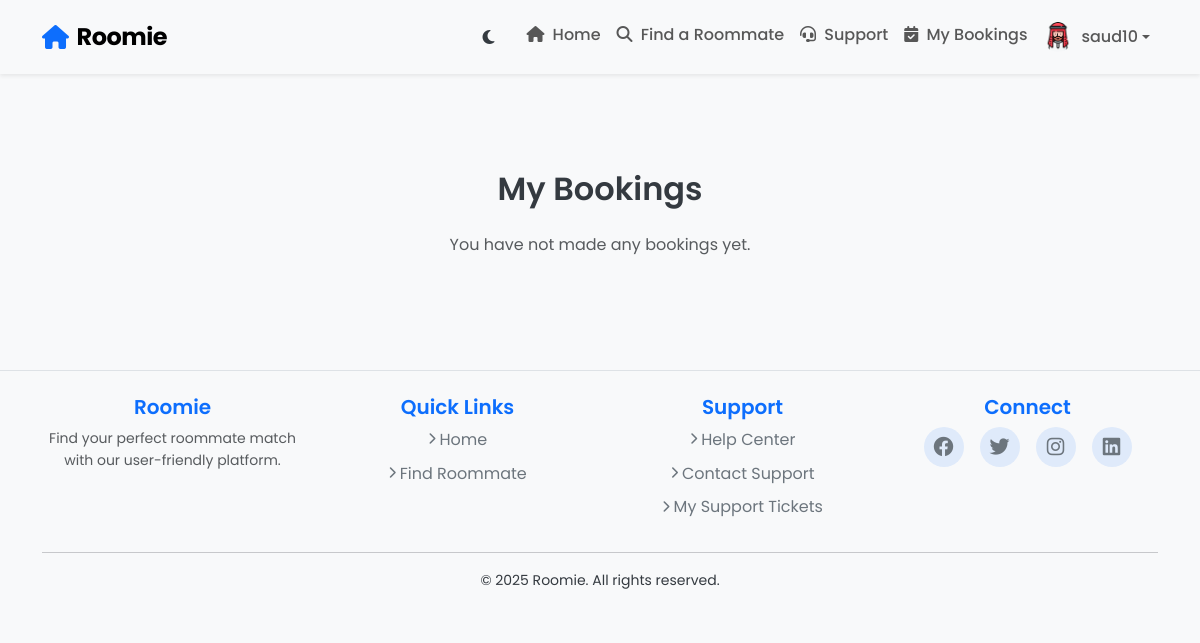
/my-bookings/ (signed in), run on an earlier commit of the app's database.
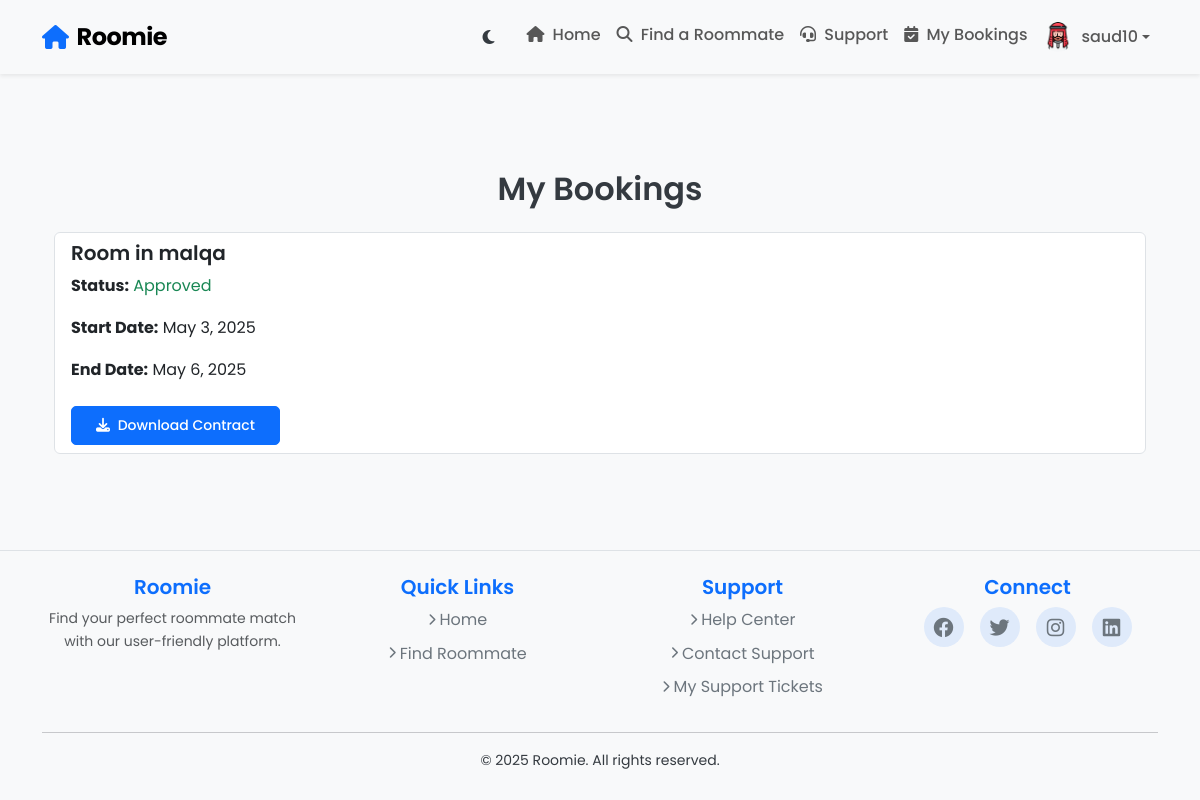
And on a later commit of the database.
### core/models.py (models this page shows, shortened)
class RoomBooking(models.Model):
    room = models.ForeignKey(Room, on_delete=models.CASCADE, related_name='bookings')
    seeker = models.ForeignKey(User, on_delete=models.CASCADE, related_name='bookings')
    start_date = models.DateField()
    end_date = models.DateField()
    status = models.CharField(max_length=20, choices=[
        ('pending', 'Pending'),
        ('approved', 'Approved'),
        ('rejected', 'Rejected'),
        ('cancelled', 'Cancelled'),
    ], default='pending')
    timestamp = models.DateTimeField(auto_now_add=True)
    notification_sent = models.BooleanField(default=False)  # Track if the seeker has been notified

class Room(models.Model):
    room_id = models.AutoField(primary_key=True)  # Custom primary key
    provider = models.ForeignKey(User, on_delete=models.CASCADE, related_name='rooms')
    title = models.CharField(max_length=200)
    description = models.TextField()
    location = models.CharField(max_length=255)
    rent = models.DecimalField(max_digits=8, decimal_places=2)
    room_type = models.CharField(max_length=20, choices=[
        ('private', 'Private Room'),
        ('shared', 'Shared Room'),
        ('studio', 'Studio'),
        ('apartment', 'Apartment'),
    ])
    bedrooms = models.PositiveIntegerField(default=1)  # Number of bedrooms
    is_available = models.BooleanField(default=True)
    image = models.ImageField(
        upload_to='images/',
        blank=True,
        null=True,
        default='/media/images/default_room.jpg'  # Set default room image
        )
    created_at = models.DateTimeField(auto_now_add=True)

### roomie/views.py (the view)
# urls.py: path('my-bookings/', views.my_bookings, name='my_bookings'),
@login_required
def my_bookings(request):
    if request.user.account_type != 'seeker':
        return redirect('home')
    bookings = RoomBooking.objects.filter(seeker=request.user).select_related('room')
    booking_data = []
    for booking in bookings:
        contract = RoomContract.objects.filter(room=booking.room, seeker=booking.seeker).first()
        booking_data.append({
            'booking': booking,
            'contract': contract
        })
    return render(request, 'my_bookings.html', {'booking_data': booking_data})

### roomie/templates/my_bookings.html (shortened to what this page needs)
{% extends 'base.html' %}
{% block content %}
<div class="container mt-5">
    <h2 class="text-center">My Bookings</h2>
    <div class="list-group mt-4">
        {% for data in booking_data %}
        <div class="list-group-item">
            <h5 class="mb-2">{{ data.booking.room.title }}</h5>
            <p>
                <strong>Status:</strong>
                <span class="{% if data.booking.status == 'approved' %}text-success
                              {% elif data.booking.status == 'rejected' %}text-danger
                              {% else %}text-warning{% endif %}">
                    {{ data.booking.status|capfirst }}
                </span>
            </p>
            <p><strong>Start Date:</strong> {{ data.booking.start_date }}</p>
            <p><strong>End Date:</strong> {{ data.booking.end_date }}</p>
            {% if data.booking.status == 'approved' and data.contract %}
            <a href="{% url 'download_contract' data.contract.id %}" class="btn btn-sm btn-primary mt-2">
                <i class="fas fa-download me-1"></i> Download Contract
            </a>
            {% endif %}
        </div>
        {% empty %}
        <p class="text-center text-muted">You have not made any bookings yet.</p>
        {% endfor %}
    </div>
</div>
{% endblock %}

What changed in the data, as far as the page shows it:
added RoomBooking: booking.room "Room in malqa", booking.status "Approved", booking.start_date "May 3, 2025", booking.end_date "May 6, 2025", shows "Download Contract"
Also different on the page:
text no longer shown: "You have not made any bookings yet."
